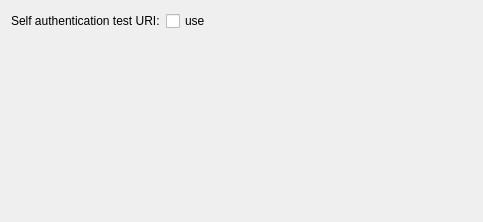
<?xml version="1.0" encoding="UTF-8"?>
<ui version="4.0">
 <class>DeveloperSettingsWidget</class>
 <widget class="QWidget" name="DeveloperSettingsWidget">
  <property name="geometry">
   <rect>
    <x>0</x>
    <y>0</y>
    <width>483</width>
    <height>222</height>
   </rect>
  </property>
  <layout class="QVBoxLayout" name="verticalLayout">
   <property name="spacing">
    <number>0</number>
   </property>
   <item>
    <widget class="QWidget" name="widget" native="true">
     <layout class="QFormLayout" name="formLayout">
      <property name="leftMargin">
       <number>0</number>
      </property>
      <property name="topMargin">
       <number>0</number>
      </property>
      <property name="rightMargin">
       <number>0</number>
      </property>
      <property name="bottomMargin">
       <number>0</number>
      </property>
      <item row="0" column="0">
       <widget class="QLabel" name="selfAuthTestLabel">
        <property name="enabled">
         <bool>true</bool>
        </property>
        <property name="focusPolicy">
         <enum>Qt::TabFocus</enum>
        </property>
        <property name="text">
         <string>Self authentication test URI:</string>
        </property>
       </widget>
      </item>
      <item row="0" column="1">
       <widget class="QCheckBox" name="selfAuthTestCheckBox">
        <property name="enabled">
         <bool>true</bool>
        </property>
        <property name="text">
         <string>use</string>
        </property>
       </widget>
      </item>
     </layout>
    </widget>
   </item>
   <item>
    <spacer name="verticalSpacer">
     <property name="orientation">
      <enum>Qt::Vertical</enum>
     </property>
     <property name="sizeHint" stdset="0">
      <size>
       <width>20</width>
       <height>2</height>
      </size>
     </property>
    </spacer>
   </item>
  </layout>
 </widget>
 <resources/>
 <connections/>
</ui>
